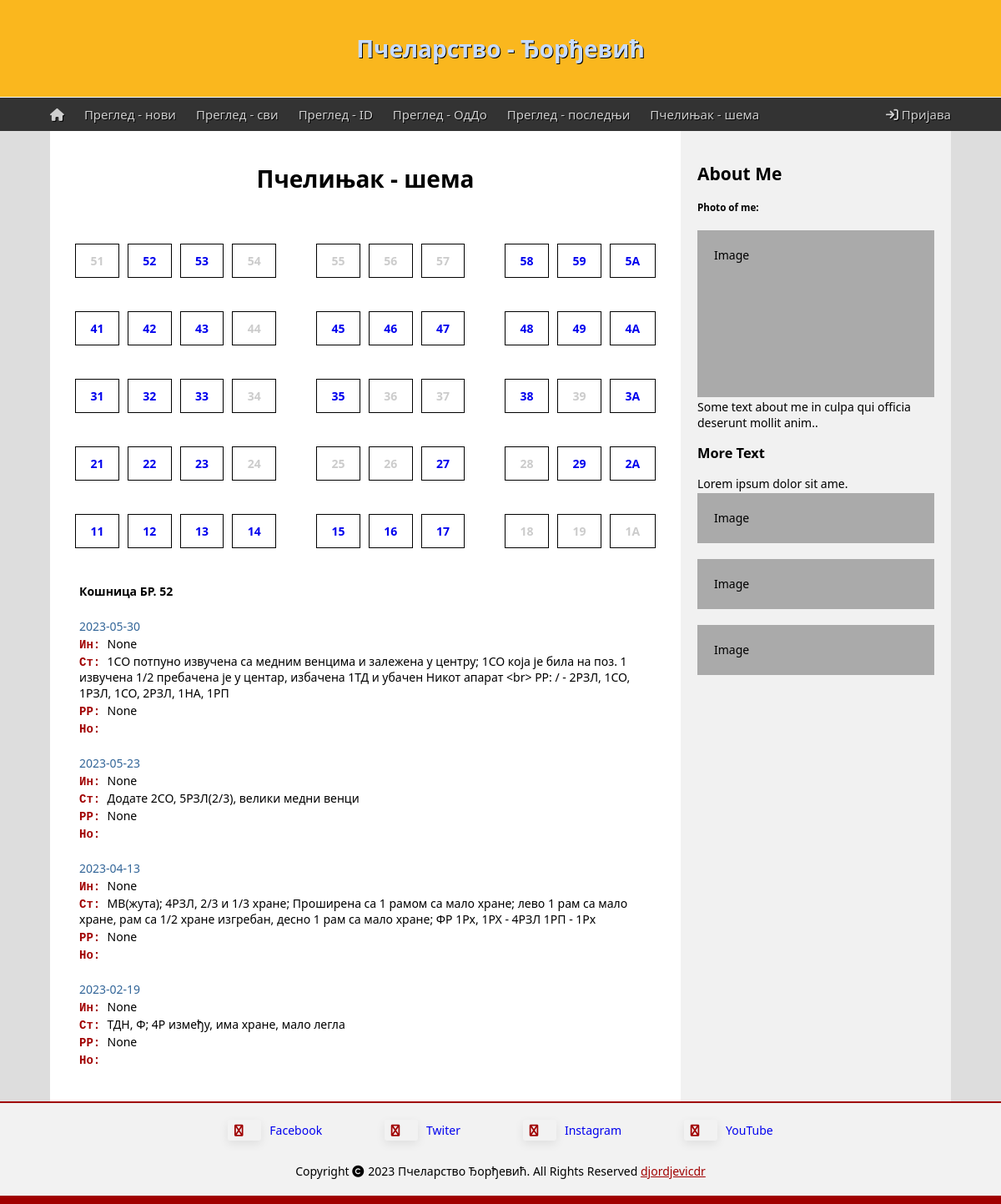
The app's page /shema?hive_id=52, older data.
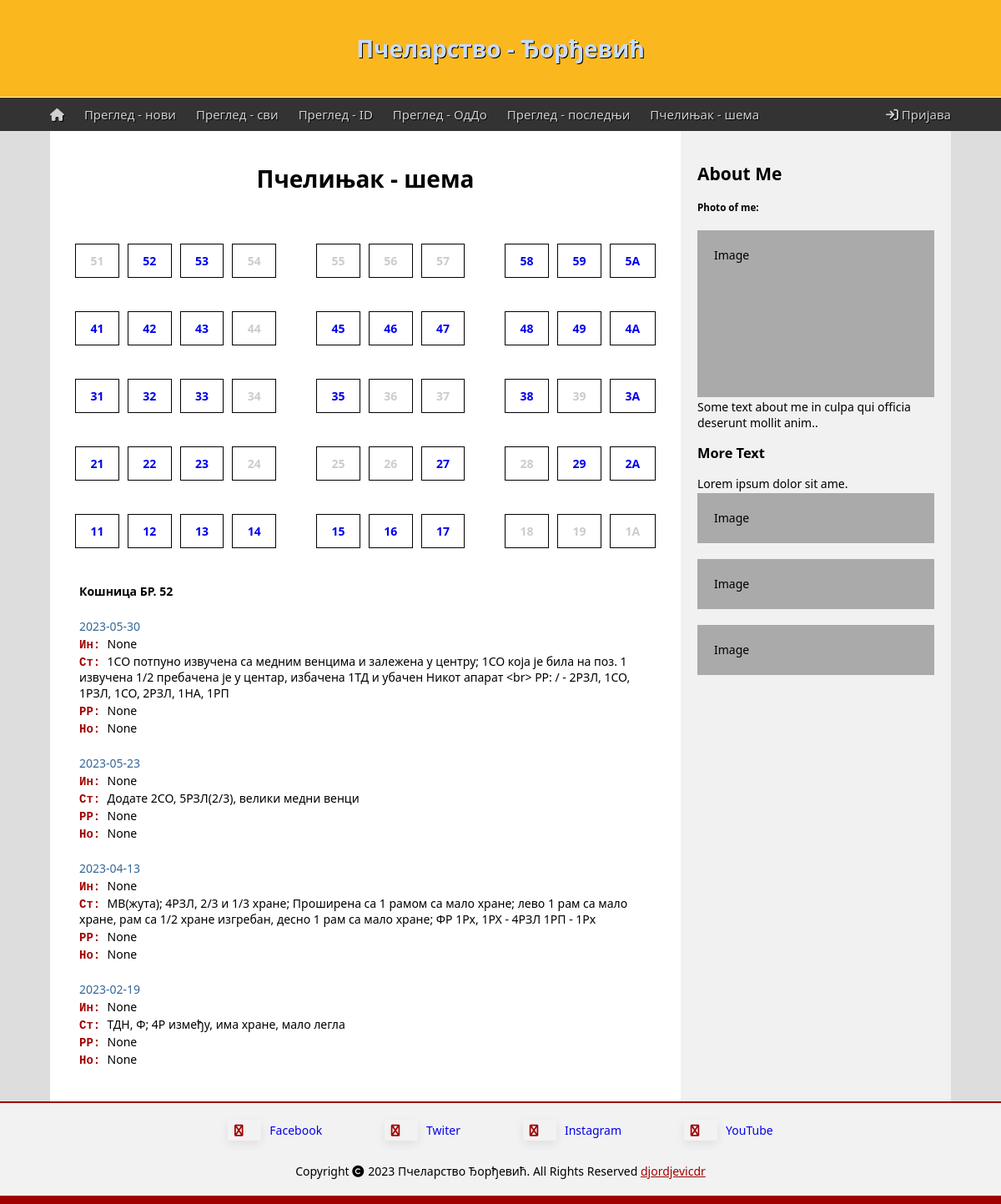
The same page, newer data.
### tables this page shows
CREATE TABLE inspect (id INTEGER PRIMARY KEY ASC AUTOINCREMENT NOT NULL, hive_id TEXT (2) NOT NULL, date DATE NOT NULL, state VARCHAR (255), interv VARCHAR (255), frames VARCHAR (127), note VARCHAR (255));

### app.py (the view)
@app.route("/shema")
def shema():
    shema = [
    [
        ["51", 0], ["52", 1], ["53", 1], ["54", 0], ["  ", 0], ["55", 0], ["56", 0], ["57", 0], ["  ", 0], ["58", 1], ["59", 1], ["5A", 1]
    ],
    [
        ["41", 1], ["42", 1], ["43", 1], ["44", 0], ["  ", 0], ["45", 1], ["46", 1], ["47", 1], ["  ", 0], ["48", 1], ["49", 1], ["4A", 1]
    ],
    [
        ["31", 1], ["32", 1], ["33", 1], ["34", 0], ["  ", 0], ["35", 1], ["36", 0], ["37", 0], ["  ", 0], ["38", 1], ["39", 0], ["3A", 1]
    ],
    [
        ["21", 1], ["22", 1], ["23", 1], ["24", 0], ["  ", 0], ["25", 0], ["26", 0], ["27", 1], ["  ", 0], ["28", 0], ["29", 1], ["2A", 1]
    ],
    [
        ["11", 1], ["12", 1], ["13", 1], ["14", 1], ["  ", 0], ["15", 1], ["16", 1], ["17", 1], ["  ", 0], ["18", 0], ["19", 0], ["1A", 0]
    ],
    ]
    db = os.path.join(app.root_path, 'pcelinjak.db')
    con = sqlite3.connect(db)
    cur = con.cursor()
    hive_id = request.args.get("hive_id")
    if hive_id == None:
        return render_template("shema.html", hive_id=None, review=None, shema=shema)
    else:
        sql="""
        SELECT date, hive_id, interv, state, frames, note
        FROM inspect
        WHERE hive_id=?
        ORDER BY date DESC, id DESC
        """
        cur.execute(sql, (hive_id,))
        rew=cur.fetchall()
        con.close()
        return render_template("shema.html", hive_id=hive_id, review=rew, shema=shema)

### templates/shema.html
{% extends 'template.html' %}
{% block content %}
<h1>Пчелињак - шема</h1>
<div class="shema">
  <div style="flex: 70%;">
    <table class="tshema">
      {% for i in range(5) %}
        <tr>
          {% for j in range(12) %}
            {% if shema[i][j][0] !="  " %}
              <td>
                {% if shema[i][j][1] %}
                  <a class="shemaid" href="shema?hive_id={{ shema[i][j][0] }}">
                {% else %}
                  <a class="shemaid_na" href="shema?hive_id={{ shema[i][j][0] }}">
                {% endif%}
                <b>{{ shema[i][j][0] }}</b>
                </a>
              </td>
            {% else %}
                <td style="border: 0;"></td>
            {% endif %}
          {% endfor %}
        </tr>
      {% endfor %}
    </table>
  </div>
  <div style="flex: 30%; padding-left: 15px;">
    {% if review != None %}
      <p><b>Кошница БР. {{ hive_id }}</b></p>
      <br>
      {% for (date, hive_id, interv, state, frames, note) in review %}
        <p style="color: #336699">{{ date }}</p>
	      <p><span class="vst">Ин: </span>{{ interv }}</p>
        <p><span class="vst">Ст: </span>{{ state }}</p>
	      <p><span class="vst">РР: </span>{{ frames }}</p>
	      <p><span class="vst">Но: </span>{{ note }}</p>
        <br>
      {% endfor %}
    {% endif %}
  </div>
</div>
{% endblock content %}

### templates/template.html (shortened to what this page needs)
<!DOCTYPE html>
<html>
<head>
<link rel="stylesheet" href="https://cdnjs.cloudflare.com/ajax/libs/font-awesome/6.4.0/css/all.min.css">
<link rel="stylesheet" href="static/css/style.css">
<link rel="stylesheet" href="static/css/nice_table.css">
</head>
<body>
<div class="header">
  <h1>Пчеларство - Ђорђевић</h1>
</div>
<div style="background-color: #333; border-top: 1px solid #ffff;">
<div class="wrapper">
<div class="topnav" id="myTopnav">
    <a href="/" class="home" style="padding-left: 0;"><i class="fa fa-home"></i></a>
    <a href="/inspect_add">Преглед - нови</a>
    <a href="/inspect_all">Преглед - сви</a>
    <a href="/inspect_by_id">Преглед - ID</a>
    <a href="/inspect_by_date">Преглед - ОдДо</a>
    <a href="/inspect_last">Преглед - последњи</a>
    <a href="/shema">Пчелињак - шема</a>
    <a href="/login" class="split"><i class="fa fa-sign-in"></i>&nbsp;Пријава</a>
</div>
</div>
</div>
<div class="wrapper">
<div class="row">
  <div class="main">
    {% block content %}
    {% endblock content %}
  </div>
  <div class="side">
    <h2>About Me</h2>
    <h5>Photo of me:</h5>
    <div class="fakeimg" style="height:200px;">Image</div>
    <p>Some text about me in culpa qui officia deserunt mollit anim..</p>
    <h3>More Text</h3>
    <p>Lorem ipsum dolor sit ame.</p>
    <div class="fakeimg" style="height:60px;">Image</div><br>
    <div class="fakeimg" style="height:60px;">Image</div><br>
    <div class="fakeimg" style="height:60px;">Image</div>
  </div>
</div>
</div>
<div class="footer">
  <ul class="social">
    <li><a href="https://www.facebook.com/djordjevicdr" target="_blank"><i class="fa fa-facebook-square" aria-hidden="true"></i><span class="notranslate">Facebook</span></a></li>
    <li><a href="http://www.twitter.com/djordjevicdr" target="_blank"><i class="fa fa-twitter-square" aria-hidden="true"></i><span class="notranslate">Twiter</span></a></li>
    <li><a href="https://www.instagram.com/djordjevicdr/" target="_blank"><i class="fa fa-instagram" aria-hidden="true"></i><span class="notranslate">Instagram</span></a></li>
    <li style="margin-right: 0 !important;"><a href="http://www.youtube.com/user/djordjevicdr" target="_blank"><i class="fa fa-youtube" aria-hidden="true"></i><span class="notranslate">YouTube</span></a></li>
  </ul>
  <div style="margin: 20px 10px auto">
    Copyright <i class="fa fa-copyright" aria-hidden="true" style="margin-right: 5px;"></i>2023 Пчеларство Ђорђевић. All Rights Reserved <a href="https://mail.google.com/mail/?view=cm&fs=1&tf=1&to=djordjevicdr@gmail.com" target="_blank" style="color: #a00000">djordjevicdr</a>
  </div>
</div>
</body>
</html>

### static/css/style.css (style rules this page uses)
* { box-sizing: border-box; }
body { margin: 0; font-family: 'Segoe UI', Tahoma, Geneva, Verdana, sans-serif; font-size: 14px; background-color: #ddd; }
.wrapper { margin: 0 auto; padding: 0; width: 90%; max-width: 1350px; justify-content: center; }
p { margin-top: 2px; margin-bottom: 2px; }
h1 { text-align: center; }
.header { padding: 20px; text-align: center; background: #fab71e;; color: white; }
.header h1 { color: #c7dbff; text-shadow: 1px 1px #000000; }
.topnav { overflow: hidden; background-color: #333; }
.topnav a { float: left; display: block; color: #cfcfcf;; text-align: center; padding: 10px 12px; text-decoration: none; text-shadow: 1px 1px #000000; font-size: 15px; font-weight: 500; }
.topnav a.split { float: right; padding: 10px 0px; margin-right: 0px; }
.home { color: white; }
.row { display: flex; flex-wrap: wrap; }
.side { flex: 30%; background-color: #f1f1f1; padding: 20px; }
.main { flex: 70%; background-color: white; padding: 20px; }
.fakeimg { background-color: #aaa; width: 100%; padding: 20px; }
.footer { padding: 20px; text-align: center; background: #f2f2f2; border-top: 2px solid #a00000; border-bottom: 10px solid #a00000; }
.social { display: flex; flex-direction: row; list-style-type: none; display: table; margin: 0 auto; padding: 0; }
.social a { text-decoration: none; }
.social a i { box-shadow: rgb(0 0 0 / 8%) 0px 4px 12px; padding: 0.4em 1em 0.4em 0em; border-radius: 3px; color: #a00000; width: 40px; text-align: center; margin-bottom: 7px; margin-right: 10px; }
.social li { display:inline; margin-right: 75px; }
.vst { color: #a00000; font-weight: 600; font-family: 'Courier New', Courier, monospace; }
.shema { display:flex; flex-direction: row; flex-wrap: wrap; }
.shemaid { text-decoration: none; color: #0000EE; }
.shemaid_na { text-decoration: none; color: #cccccc; }
table.tshema { border-collapse: separate; border-spacing: 10px 40px; width: 100%; }
table.tshema td { border: 1px solid black; padding: 10px; text-align: center; border-spacing: 20px; }

Row changes from the older to the newer data that the page shows:
changed inspect (number 1 of 4 on the later page): note (not shown) → "None"
changed inspect "Додате 2СО, 5РЗЛ(2/3), велики медни венци": note (not shown) → "None"
changed inspect (number 3 of 4 on the later page): note (not shown) → "None"
changed inspect "ТДН, Ф; 4Р између, има хране, мало легла": note (not shown) → "None"
